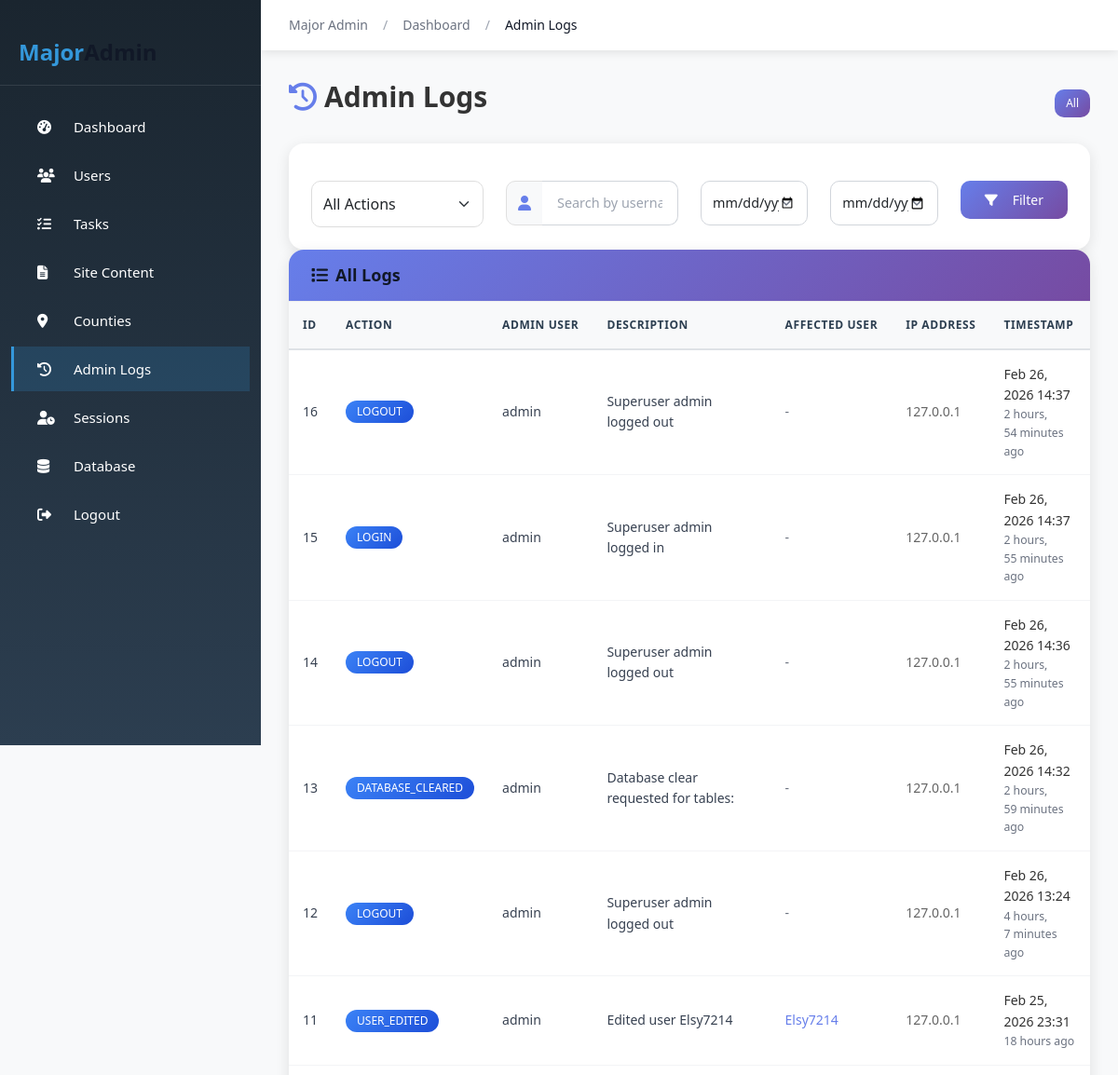
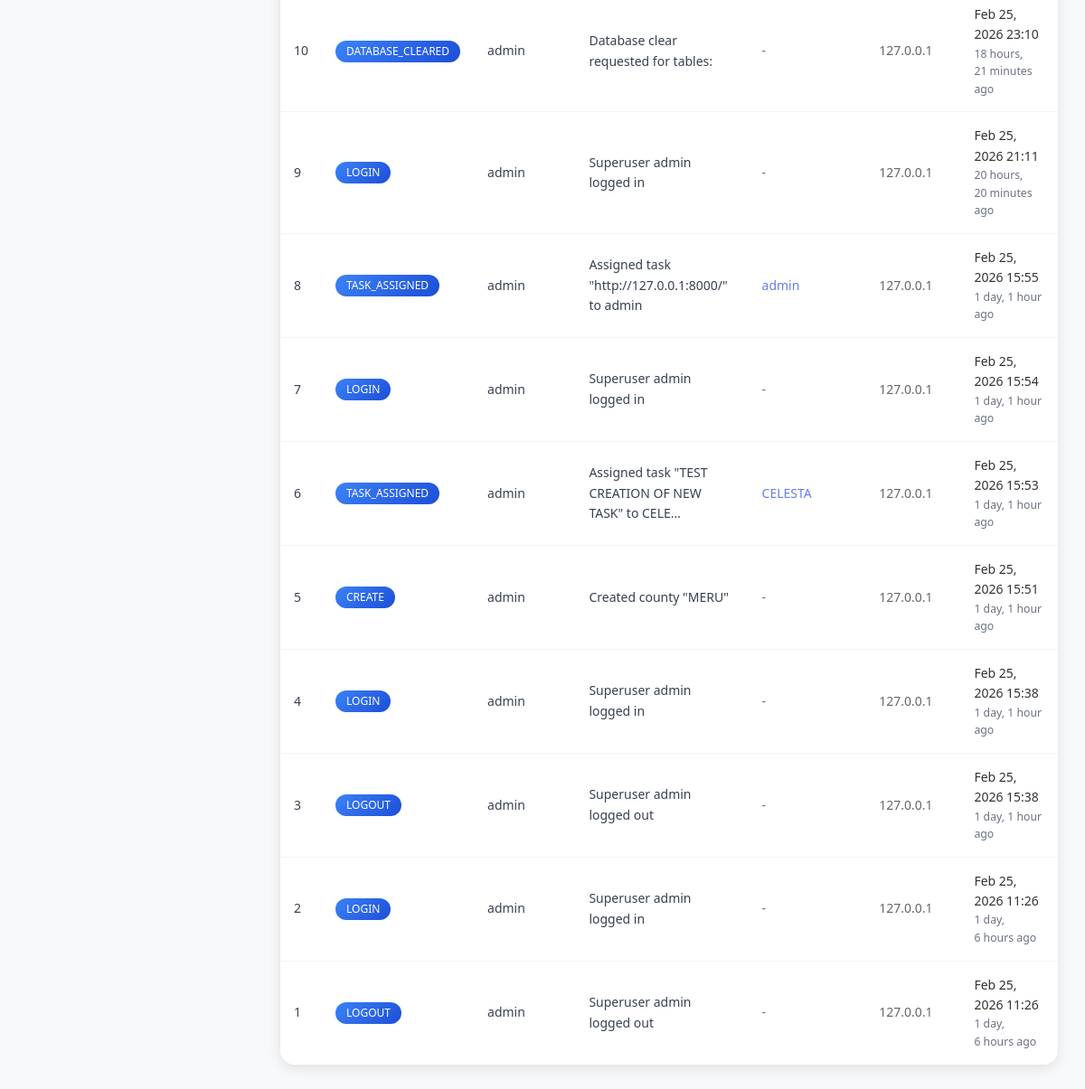
Screenshot of /majoradmin/logs/ (signed in) with the database file from the repository (2 pictures, top to bottom).
### majoradmin/models.py (models this page shows, shortened)
class AdminLog(models.Model):
    ACTION_CHOICES = [
        ('CREATE', 'Create'),
        ('UPDATE', 'Update'),
        ('DELETE', 'Delete'),
        ('LOGIN', 'Login'),
        ('LOGOUT', 'Logout'),
        ('TASK_ASSIGNED', 'Task Assigned'),
        ('TASK_COMPLETED', 'Task Completed'),
        ('TASK_VERIFIED', 'Task Verified'),
        ('USER_EDITED', 'User Edited'),
        ('USER_PASSWORD_CHANGED', 'Password Changed'),
        ('USER_DELETED', 'User Deleted'),
        ('CONTENT_UPDATED', 'Content Updated'),
        ('DATABASE_CLEARED', 'Database Cleared'),
    ]
    action = models.CharField(max_length=50, choices=ACTION_CHOICES)
    user = models.ForeignKey(User, on_delete=models.SET_NULL, null=True, blank=True, related_name='admin_logs')
    description = models.TextField()
    details = models.JSONField(default=dict, blank=True)
    ip_address = models.GenericIPAddressField(null=True, blank=True)
    timestamp = models.DateTimeField(default=timezone.now)
    related_user = models.ForeignKey(User, on_delete=models.SET_NULL, null=True, blank=True, related_name='affected_by_admin')
    class Meta:
        ordering = ['-timestamp']
        verbose_name_plural = 'Admin Logs'

### majoradmin/views.py (the view)
    def wrapper(request, *args, **kwargs):
        if not request.user.is_authenticated:
            return redirect('majoradmin_login')
        if not request.user.is_superuser:
            messages.error(request, 'Access denied. Superuser privileges required.')
            return redirect('dashboard')
        return view_func(request, *args, **kwargs)

### apartments/context_processors.py (called while the page is built, shortened)
def notification_count(request):
    from apartments.models import Notification, UserProfile
    unread_count = 0
    if request.user.is_authenticated:
        try:
            profile = request.user.profile
            user_role = profile.role if profile else None
            notifications = Notification.objects.filter(
                Q(recipient=request.user) | Q(recipient=None)
            )
            user_notifications = []
            for notif in notifications:
                if notif.recipient is not None and notif.recipient == request.user:
                    user_notifications.append(notif)
            unread_count = sum(1 for n in user_notifications if not n.is_read)
        except Exception:
            pass
    return {'unread_notification_count': unread_count}

### majoradmin/views.py (called while the page is built)
def major_admin_required(view_func):
    def wrapper(request, *args, **kwargs):
        if not request.user.is_authenticated:
            return redirect('majoradmin_login')
        if not request.user.is_superuser:
            messages.error(request, 'Access denied. Superuser privileges required.')
            return redirect('dashboard')
        return view_func(request, *args, **kwargs)
    return wrapper

@major_admin_required
def admin_logs(request):
    logs = AdminLog.objects.all()
    action_filter = request.GET.get('action')
    if action_filter:
        logs = logs.filter(action=action_filter)
    user_filter = request.GET.get('user')
    if user_filter:
        logs = logs.filter(user__username__icontains=user_filter)
    date_from = request.GET.get('date_from')
    if date_from:
        logs = logs.filter(timestamp__date__gte=date_from)
    date_to = request.GET.get('date_to')
    if date_to:
        logs = logs.filter(timestamp__date__lte=date_to)
    logs = logs[:100]  # Limit to 100 most recent
    actions = AdminLog.ACTION_CHOICES
    context = {
        'logs': logs,
        'actions': actions,
    }
    return render(request, 'majoradmin/logs.html', context)

### templates/majoradmin/logs.html (shortened to what this page needs)
{% extends 'majoradmin/base.html' %}
{% block breadcrumb %}
<li class="breadcrumb-item"><a href="{% url 'majoradmin_dashboard' %}">Dashboard</a></li>
<li class="breadcrumb-item active">Admin Logs</li>
{% endblock %}
{% block page_content %}
<div class="row mb-4">
    <div class="col-12 d-flex justify-content-between align-items-center">
        <h2 style="color: #333; font-weight: 600;"><i class="fas fa-history me-2" style="color: #667eea;"></i>Admin Logs</h2>
        <div class="btn-group">
            <a href="{% url 'majoradmin_logs' %}" class="btn btn-sm" style="background: linear-gradient(135deg, #667eea 0%, #764ba2 100%); color: white; border-radius: 10px;">All</a>
        </div>
    </div>
</div>
<div class="table-card" style="border-radius: 16px; overflow: hidden; box-shadow: 0 4px 15px rgba(0,0,0,0.1);">
    <div class="card-body" style="padding: 1.5rem;">
        <form method="GET" class="row g-3">
            <div class="col-md-3">
                <select name="action" class="form-select" style="border-radius: 10px; padding: 12px;">
                    <option value="">All Actions</option>
                </select>
            </div>
            <div class="col-md-3">
                <div class="input-group">
                    <span class="input-group-text" style="border-radius: 10px 0 0 10px; background: #f8f9fa; border-color: #e0e0e0;">
                        <i class="fas fa-user" style="color: #667eea;"></i>
                    </span>
                    <input type="text" name="user" class="form-control" placeholder="Search by username" value="{{ request.GET.user|default:'' }}" style="border-radius: 0 10px 10px 0; border-left: none;">
                </div>
            </div>
            <div class="col-md-2">
                <input type="date" name="date_from" class="form-control" value="{{ request.GET.date_from|default:'' }}" style="border-radius: 10px; padding: 12px;">
            </div>
            <div class="col-md-2">
                <input type="date" name="date_to" class="form-control" value="{{ request.GET.date_to|default:'' }}" style="border-radius: 10px; padding: 12px;">
            </div>
            <div class="col-md-2">
                <button type="submit" class="btn w-100" style="background: linear-gradient(135deg, #667eea 0%, #764ba2 100%); color: white; border-radius: 10px; font-weight: 500;">
                    <i class="fas fa-filter me-2"></i>Filter
                </button>
            </div>
        </form>
    </div>
</div>
<div class="table-card" style="border-radius: 16px; overflow: hidden; box-shadow: 0 4px 15px rgba(0,0,0,0.1);">
    <div class="card-header" style="background: linear-gradient(135deg, #667eea 0%, #764ba2 100%); color: white; padding: 1rem 1.5rem;">
        <h5 class="mb-0" style="font-weight: 600;"><i class="fas fa-list me-2"></i>All Logs</h5>
    </div>
    <div class="card-body" style="padding: 0;">
        <div class="table-responsive">
            <table class="table table-hover mb-0" style="margin: 0;">
                <thead style="background: #f8f9fa;">
                    <tr>
                        <th style="padding: 15px;">ID</th>
                        <th style="padding: 15px;">Action</th>
                        <th style="padding: 15px;">Admin User</th>
                        <th style="padding: 15px;">Description</th>
                        <th style="padding: 15px;">Affected User</th>
                        <th style="padding: 15px;">IP Address</th>
                        <th style="padding: 15px;">Timestamp</th>
                    </tr>
                </thead>
                <tbody>
                    {% for log in logs %}
                    <tr style="transition: all 0.2s;">
                        <td style="padding: 15px;">{{ log.id }}</td>
                        <td style="padding: 15px;">
                            <span class="badge" style="background: linear-gradient(135deg, #3b82f6 0%, #1d4ed8 100%); color: white; padding: 6px 12px; border-radius: 20px;">{{ log.action }}</span>
                        </td>
                        <td style="padding: 15px;">{{ log.user.username|default:"System" }}</td>
                        <td style="padding: 15px;">{{ log.description|truncatechars:50 }}</td>
                        <td style="padding: 15px;">
                            {% if log.related_user %}
                            <a href="{% url 'majoradmin_edit_user' log.related_user.id %}" style="color: #667eea; font-weight: 500;">{{ log.related_user.username }}</a>
                            {% else %}
                            <span class="text-muted">-</span>
                            {% endif %}
                        </td>
                        <td style="padding: 15px; color: #666;">{{ log.ip_address|default:"-" }}</td>
                        <td style="padding: 15px;">
                            <span style="color: #333;">{{ log.timestamp|date:"M d, Y H:i" }}</span>
                            <small class="text-muted d-block">{{ log.timestamp|timesince }} ago</small>
                        </td>
                    </tr>
                    {% endfor %}
                </tbody>
            </table>
        </div>
    </div>
</div>
{% endblock %}

### templates/majoradmin/base.html (style rules this page uses)
:root { --primary-color: #2c3e50; --secondary-color: #3498db; --accent-color: #e74c3c; --sidebar-width: 280px; }
body { font-family: 'Segoe UI', Tahoma, Geneva, Verdana, sans-serif; background-color: #f8f9fa; }
.table-card { background: white; border-radius: 10px; box-shadow: 0 2px 15px rgba(0,0,0,0.1); overflow: hidden; }
.table-card .card-header { background: #f8f9fa; padding: 20px; border-bottom: 1px solid #eee; }
.table-card .card-body { padding: 0; }
.table { margin: 0; }
.table th { background: #f8f9fa; font-weight: 600; color: #2c3e50; border-bottom: 2px solid #dee2e6; padding: 15px; }
.table td { padding: 15px; vertical-align: middle; }
.form-control, .form-select { border-radius: 8px; padding: 12px 15px; border: 1px solid #ddd; }
.table-responsive { overflow-x: auto; }

### rows the page displays
AdminLog: id "16", action "LOGOUT", user.username "admin", description "Superuser admin logged out", ip_address "127.0.0.1", timestamp "Feb 26, 2026 14:37", timestamp "2 hours, 54 minutes"
AdminLog: id "15", action "LOGIN", user.username "admin", description "Superuser admin logged in", ip_address "127.0.0.1", timestamp "Feb 26, 2026 14:37", timestamp "2 hours, 55 minutes"
AdminLog: id "14", action "LOGOUT", user.username "admin", description "Superuser admin logged out", ip_address "127.0.0.1", timestamp "Feb 26, 2026 14:36", timestamp "2 hours, 55 minutes"
AdminLog: id "13", action "DATABASE_CLEARED", user.username "admin", description "Database clear requested for tables:", ip_address "127.0.0.1", timestamp "Feb 26, 2026 14:32", timestamp "2 hours, 59 minutes"
AdminLog: id "12", action "LOGOUT", user.username "admin", description "Superuser admin logged out", ip_address "127.0.0.1", timestamp "Feb 26, 2026 13:24", timestamp "4 hours, 7 minutes"
AdminLog: id "11", action "USER_EDITED", user.username "admin", description "Edited user Elsy7214", related_user.username "Elsy7214", ip_address "127.0.0.1", timestamp "Feb 25, 2026 23:31", timestamp "18 hours"
AdminLog: id "10", action "DATABASE_CLEARED", user.username "admin", description "Database clear requested for tables:", ip_address "127.0.0.1", timestamp "Feb 25, 2026 23:10", timestamp "18 hours, 21 minutes"
AdminLog: id "9", action "LOGIN", user.username "admin", description "Superuser admin logged in", ip_address "127.0.0.1", timestamp "Feb 25, 2026 21:11", timestamp "20 hours, 20 minutes"
AdminLog: id "8", action "TASK_ASSIGNED", user.username "admin", description "Assigned task \"http://127.0.0.1:8000/\" to admin", related_user.username "admin", ip_address "127.0.0.1", timestamp "Feb 25, 2026 15:55", timestamp "1 day, 1 hour"
AdminLog: id "7", action "LOGIN", user.username "admin", description "Superuser admin logged in", ip_address "127.0.0.1", timestamp "Feb 25, 2026 15:54", timestamp "1 day, 1 hour"
AdminLog: id "6", action "TASK_ASSIGNED", user.username "admin", description "Assigned task \"TEST CREATION OF NEW TASK\" to CELE…", related_user.username "CELESTA", ip_address "127.0.0.1", timestamp "Feb 25, 2026 15:53", timestamp "1 day, 1 hour"
AdminLog: id "5", action "CREATE", user.username "admin", description "Created county \"MERU\"", ip_address "127.0.0.1", timestamp "Feb 25, 2026 15:51", timestamp "1 day, 1 hour"
AdminLog: id "4", action "LOGIN", user.username "admin", description "Superuser admin logged in", ip_address "127.0.0.1", timestamp "Feb 25, 2026 15:38", timestamp "1 day, 1 hour"
AdminLog: id "3", action "LOGOUT", user.username "admin", description "Superuser admin logged out", ip_address "127.0.0.1", timestamp "Feb 25, 2026 15:38", timestamp "1 day, 1 hour"
AdminLog: id "2", action "LOGIN", user.username "admin", description "Superuser admin logged in", ip_address "127.0.0.1", timestamp "Feb 25, 2026 11:26", timestamp "1 day, 6 hours"
AdminLog: id "1", action "LOGOUT", user.username "admin", description "Superuser admin logged out", ip_address "127.0.0.1", timestamp "Feb 25, 2026 11:26", timestamp "1 day, 6 hours"
